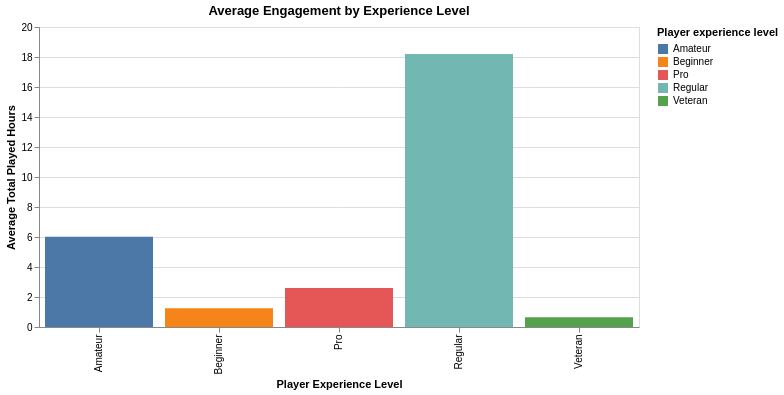

Write notebook code for a chart like this one.
### Code cell
bar_experience = alt.Chart(players_data, title=("Figure 3.", "Average Hours Played By Experience")).mark_bar().encode(
    x=alt.X('experience').title('Player Experience Level'),
    y=alt.Y('mean(played_hours)').title('Average Total Played Hours'),
    color=alt.Color("experience").title("Player experience level")
).properties(
    title='Average Engagement by Experience Level',
    width=600
)

bar_experience

### Figure 1 — Vega specification as saved in the notebook (floating-point values rounded to 4 significant figures)
{"$schema": "https://vega.github.io/schema/vega/v5.json", "data": [{"name": "source_0", "values": [{"experience": "Pro", "mean_played_hours": 2.6}, {"experience": "Veteran", "mean_played_hours": 0.6479}, {"experience": "Amateur", "mean_played_hours": 6.017}, {"experience": "Regular", "mean_played_hours": 18.21}, {"experience": "Beginner", "mean_played_hours": 1.249}]}, {"name": "source_0_x_domain_experience", "values": [{"experience": "Pro"}, {"experience": "Veteran"}, {"experience": "Amateur"}, {"experience": "Regular"}, {"experience": "Beginner"}]}, {"name": "source_0_y_domain_mean_played_hours", "values": [{"min": 0.6479, "max": 18.21}]}, {"name": "source_0_color_domain_experience", "values": [{"experience": "Pro"}, {"experience": "Veteran"}, {"experience": "Amateur"}, {"experience": "Regular"}, {"experience": "Beginner"}]}], "marks": [{"type": "rect", "name": "marks", "from": {"data": "source_0"}, "encode": {"update": {"fill": {"field": "experience", "scale": "color"}, "width": {"signal": "max(0.25, bandwidth('x'))"}, "y": {"field": "mean_played_hours", "scale": "y"}, "x": {"field": "experience", "scale": "x"}, "y2": {"value": 0, "scale": "y"}}}, "style": ["bar"]}], "scales": [{"name": "x", "type": "band", "domain": {"data": "source_0_x_domain_experience", "field": "experience", "sort": true}, "range": [0, {"signal": "width"}], "paddingInner": 0.1, "paddingOuter": 0.05}, {"name": "y", "type": "linear", "domain": [{"signal": "(data(\"source_0_y_domain_mean_played_hours\")[0] || {}).min"}, {"signal": "(data(\"source_0_y_domain_mean_played_hours\")[0] || {}).max"}], "range": [{"signal": "height"}, 0], "nice": true, "zero": true}, {"name": "color", "type": "ordinal", "domain": {"data": "source_0_color_domain_experience", "field": "experience", "sort": true}, "range": "category"}], "axes": [{"scale": "y", "orient": "left", "domain": false, "tickCount": {"signal": "ceil(height/40)"}, "maxExtent": 0, "minExtent": 0, "ticks": false, "gridScale": "x", "zindex": 0, "labels": false, "grid": true, "aria": false}, {"scale": "x", "labelBaseline": "middle", "grid": false, "title": "Player Experience Level", "orient": "bottom", "labelAlign": "right", "labelAngle": 270, "zindex": 0}, {"scale": "y", "labelOverlap": true, "zindex": 0, "orient": "left", "tickCount": {"signal": "ceil(height/40)"}, "title": "Average Total Played Hours", "grid": false}], "title": {"text": "Average Engagement by Experience Level", "frame": "group"}, "legends": [{"title": "Player experience level", "fill": "color", "symbolType": "square"}], "height": 300, "width": 600, "padding": 5, "background": "white", "style": "cell"}
